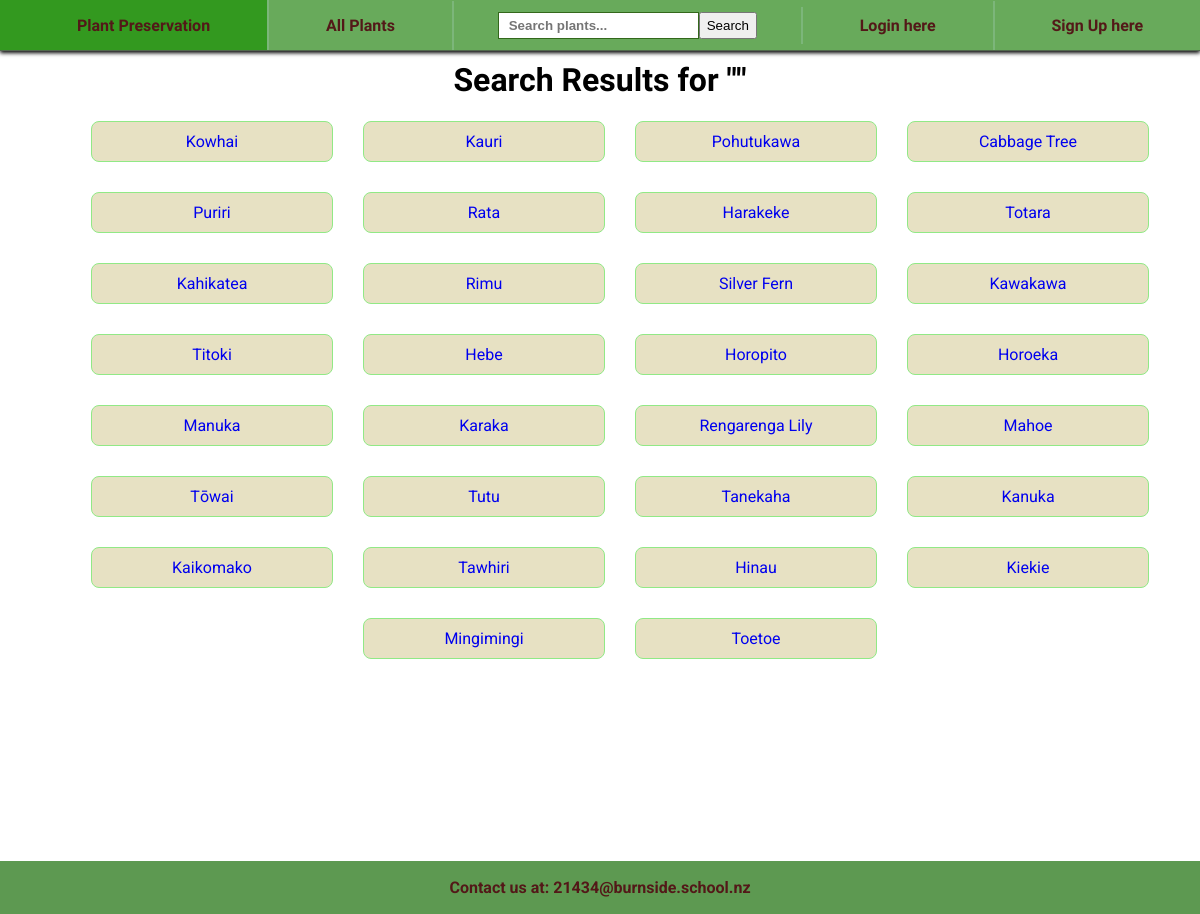
The page /search on the database as committed earlier.
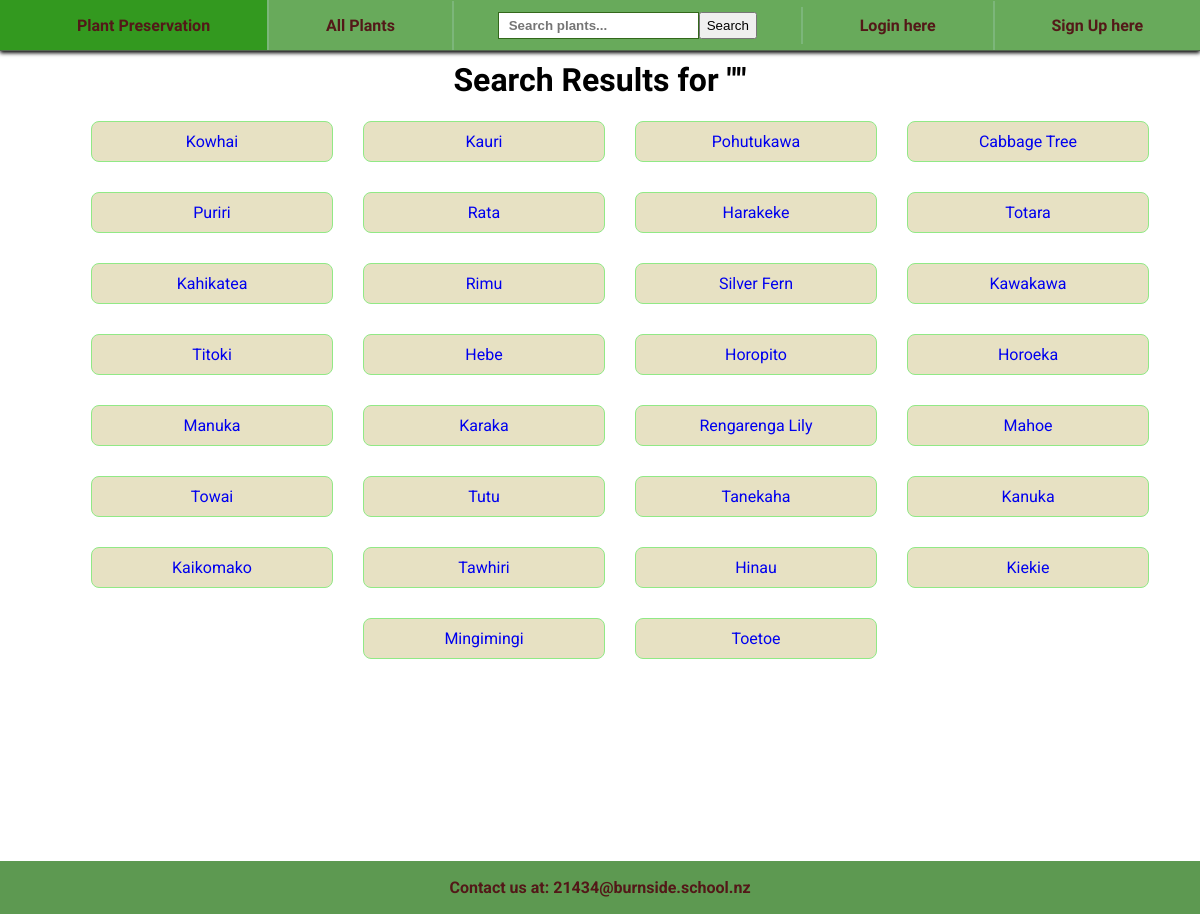
The same page on the database as committed later.
### tables this page shows
CREATE TABLE Plant (id INTEGER PRIMARY KEY AUTOINCREMENT, name TEXT NOT NULL, status INTEGER, family TEXT, scientific_name TEXT, image TEXT);

### routes.py (the view)
@app.route('/search', methods=['GET'])
def search():
    search_term = request.args.get('search_term', '').strip()
    query = "SELECT * FROM Plant WHERE name LIKE ?;"
    result = db_query(query, single=False,
                      params=(f"%{search_term}%",))
    return render_template("search.html",
                           result=result,
                           search_term=search_term)

### routes.py (called while the page is built)
def db_query(query, single=False, params=()):
    conn = sqlite3.connect('plant.db')
    cursor = conn.cursor()
    cursor.execute(query, params)
    if single:
        result = cursor.fetchone()
    else:
        result = cursor.fetchall()
    conn.close()
    return result

### templates/search.html
{% extends "layout.html" %}
{% block content %}
    <div class="search-container">
        <h1>Search Results for "{{ search_term }}"</h1>
        {% if result %}
            <ul class="gallery-container">
                {% for plant in result %}
                    <li class="gallery-item"><a href='plant/{{plant[0]}}' class="result-link">{{ plant[1] }}</a></li>
                {% endfor %}
            </ul>
        {% else %}
            <p>No plants found matching your search.</p>
        {% endif %}
    </div>
{% endblock %}

Rows that differ between the two databases and show on the page:
changed Plant: name "Tōwai" → "Towai"
